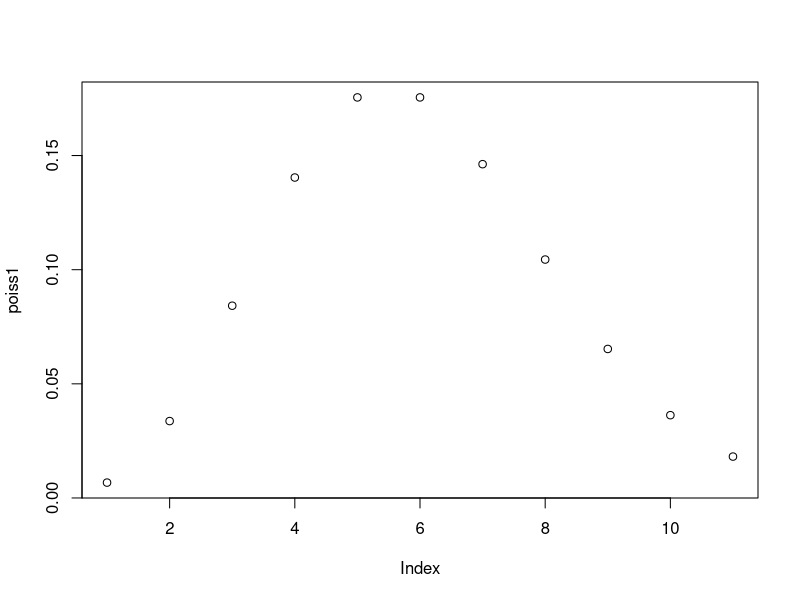
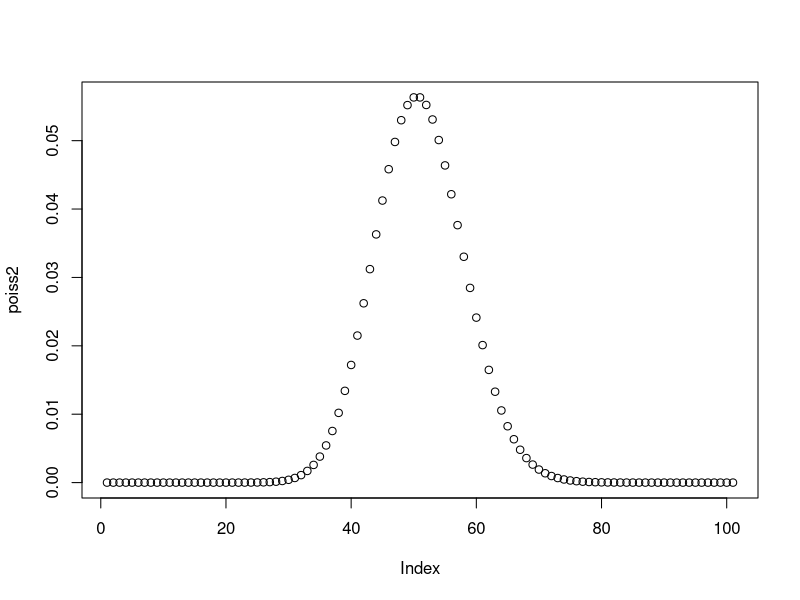
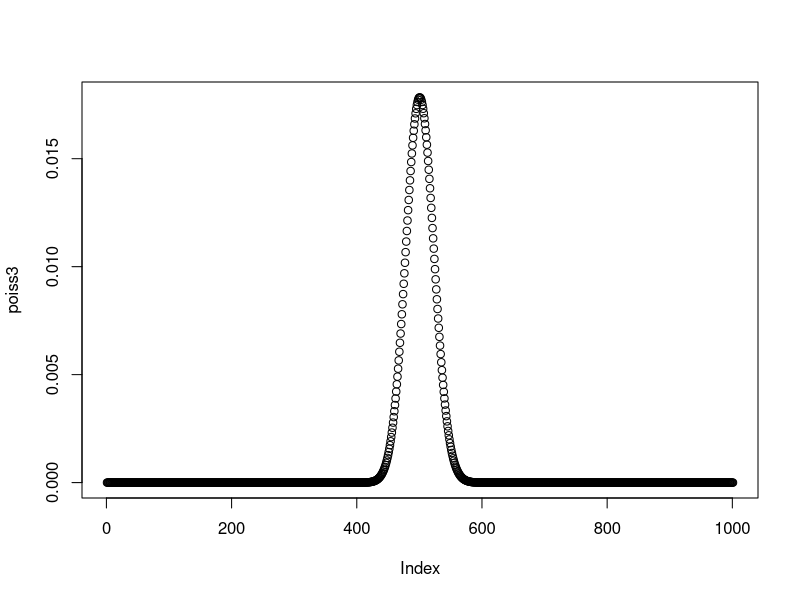
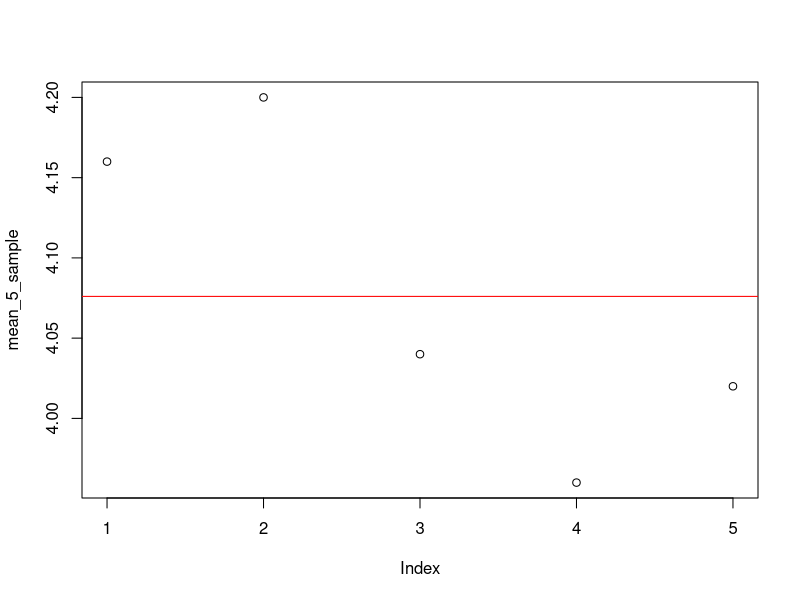
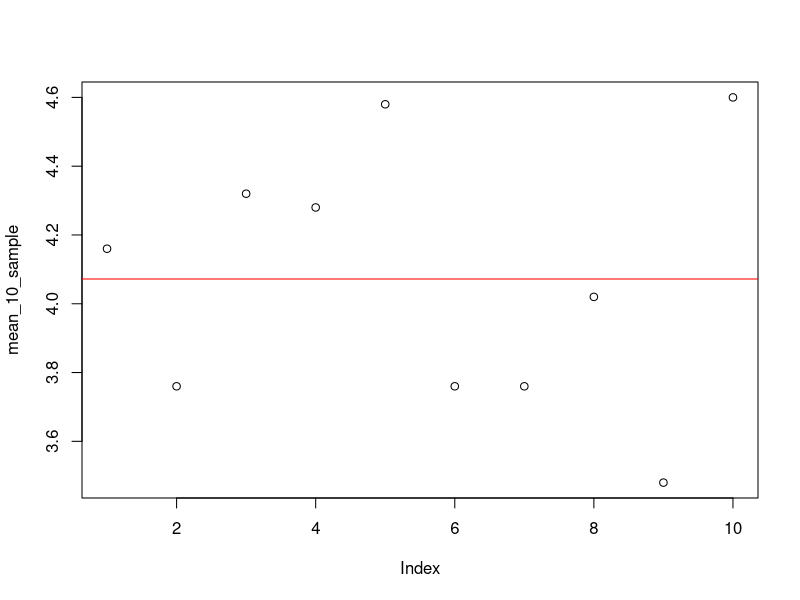
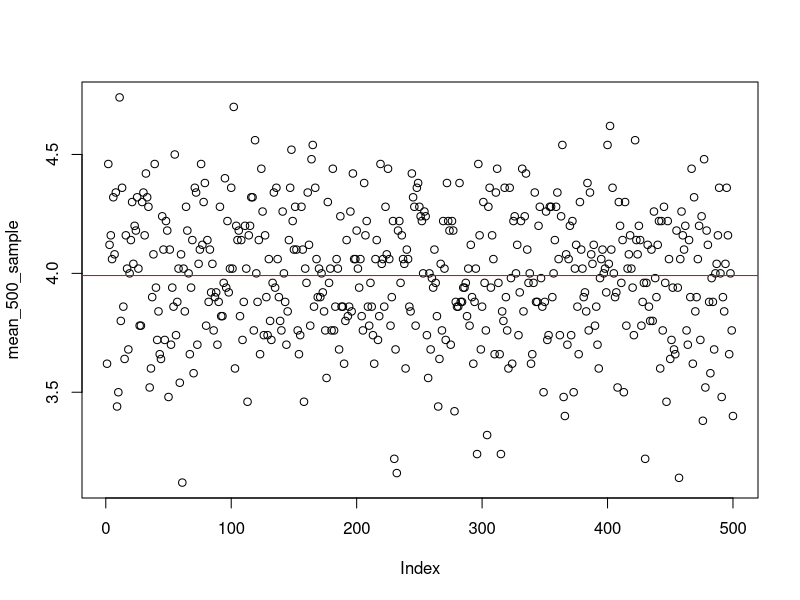
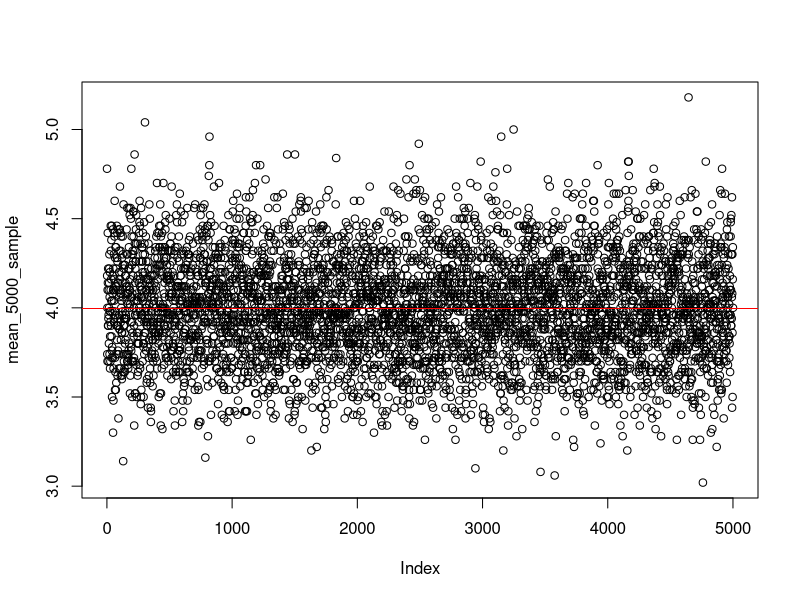

Recreate these plots in R, in order.
poiss1 <-dpois(0:10 , lambda = 5)
poiss2 <-dpois(0:100 , lambda = 50)
poiss3 <-dpois(0:1000 , lambda = 500)
plot(poiss1) 
plot(poiss2)
plot(poiss3)


mean_5_sample <- c(1:5)
for(x in c(1:5)){
  poiss_rand <- rpois(50,4)
  mean_5_sample[x] <- mean(poiss_rand)
}
final_5_mean = mean(mean_5_sample)
plot(mean_5_sample) + abline(h=final_5_mean , col = "red" )

mean_10_sample <- c(1:10)
for(x in c(1:10)){
  poiss_rand <- rpois(50,4)
  mean_10_sample[x] <- mean(poiss_rand)
}
final_10_mean = mean(mean_10_sample)
plot(mean_10_sample) + abline(h=final_10_mean , col = "red" )


mean_500_sample <- c(1:500)
for(x in c(1:500)){
  poiss_rand <- rpois(50,4)
  mean_500_sample[x] <- mean(poiss_rand)
}
final_500_mean = mean(mean_500_sample)
plot(mean_500_sample) + abline(h=final_500_mean , col = "red" )


mean_5000_sample <- c(1:5000)
for(x in c(1:5000)){
  poiss_rand <- rpois(50,4)
  mean_5000_sample[x] <- mean(poiss_rand)
}
final_5000_mean = mean(mean_5000_sample)
plot(mean_5000_sample) + abline(h=final_5000_mean , col = "red" )

